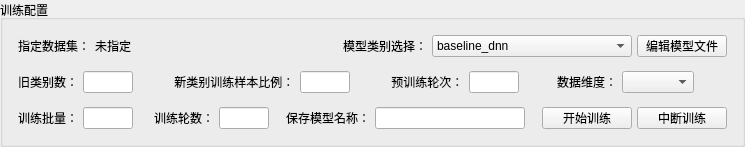
             <widget class="QGroupBox" name="groupBox_12">
              <property name="sizePolicy">
               <sizepolicy hsizetype="Preferred" vsizetype="Preferred">
                <horstretch>0</horstretch>
                <verstretch>0</verstretch>
               </sizepolicy>
              </property>
              <property name="maximumSize">
               <size>
                <width>16777215</width>
                <height>195</height>
               </size>
              </property>
              <property name="title">
               <string>训练配置</string>
              </property>
              <layout class="QVBoxLayout" name="verticalLayout_58">
               <property name="spacing">
                <number>0</number>
               </property>
               <property name="sizeConstraint">
                <enum>QLayout::SetDefaultConstraint</enum>
               </property>
               <property name="leftMargin">
                <number>10</number>
               </property>
               <property name="topMargin">
                <number>10</number>
               </property>
               <property name="rightMargin">
                <number>10</number>
               </property>
               <property name="bottomMargin">
                <number>10</number>
               </property>
               <item>
                <layout class="QHBoxLayout" name="horizontalLayout_79">
                 <property name="spacing">
                  <number>5</number>
                 </property>
                 <property name="leftMargin">
                  <number>5</number>
                 </property>
                 <property name="topMargin">
                  <number>5</number>
                 </property>
                 <property name="rightMargin">
                  <number>5</number>
                 </property>
                 <property name="bottomMargin">
                  <number>5</number>
                 </property>
                 <item>
                  <widget class="QLabel" name="label_10">
                   <property name="sizePolicy">
                    <sizepolicy hsizetype="Fixed" vsizetype="Fixed">
                     <horstretch>0</horstretch>
                     <verstretch>0</verstretch>
                    </sizepolicy>
                   </property>
                   <property name="minimumSize">
                    <size>
                     <width>0</width>
                     <height>22</height>
                    </size>
                   </property>
                   <property name="maximumSize">
                    <size>
                     <width>16777215</width>
                     <height>22</height>
                    </size>
                   </property>
                   <property name="text">
                    <string>指定数据集：</string>
                   </property>
                   <property name="alignment">
                    <set>Qt::AlignRight|Qt::AlignTrailing|Qt::AlignVCenter</set>
                   </property>
                  </widget>
                 </item>
                 <item>
                  <widget class="QLabel" name="choosedDataText">
                   <property name="sizePolicy">
                    <sizepolicy hsizetype="Preferred" vsizetype="Fixed">
                     <horstretch>0</horstretch>
                     <verstretch>0</verstretch>
                    </sizepolicy>
                   </property>
                   <property name="text">
                    <string>未指定 </string>
                   </property>
                  </widget>
                 </item>
                 <item>
                  <widget class="QLabel" name="label_8">
                   <property name="enabled">
                    <bool>true</bool>
                   </property>
                   <property name="sizePolicy">
                    <sizepolicy hsizetype="Fixed" vsizetype="Fixed">
                     <horstretch>0</horstretch>
                     <verstretch>0</verstretch>
                    </sizepolicy>
                   </property>
                   <property name="text">
                    <string>模型类别选择：</string>
                   </property>
                   <property name="alignment">
                    <set>Qt::AlignRight|Qt::AlignTrailing|Qt::AlignVCenter</set>
                   </property>
                  </widget>
                 </item>
                 <item>
                  <widget class="QComboBox" name="modelTypeBox">
                   <property name="sizePolicy">
                    <sizepolicy hsizetype="Fixed" vsizetype="Fixed">
                     <horstretch>0</horstretch>
                     <verstretch>0</verstretch>
                    </sizepolicy>
                   </property>
                   <property name="minimumSize">
                    <size>
                     <width>150</width>
                     <height>22</height>
                    </size>
                   </property>
                   <property name="maximumSize">
                    <size>
                     <width>200</width>
                     <height>22</height>
                    </size>
                   </property>
                   <property name="maxVisibleItems">
                    <number>15</number>
                   </property>
                   <item>
                    <property name="text">
                     <string>baseline_dnn</string>
                    </property>
                   </item>
                   <item>
                    <property name="text">
                     <string>baseline_cnn</string>
                    </property>
                   </item>
                   <item>
                    <property name="text">
                     <string>hrrp_densenet121</string>
                    </property>
                   </item>
                   <item>
                    <property name="text">
                     <string>hrrp_resnet50v2</string>
                    </property>
                   </item>
                   <item>
                    <property name="text">
                     <string>hrrp_mobilenet</string>
                    </property>
                   </item>
                   <item>
                    <property name="text">
                     <string>hrrp_resnet101</string>
                    </property>
                   </item>
                   <item>
                    <property name="text">
                     <string>hrrp_efficientnetB0</string>
                    </property>
                   </item>
                   <item>
                    <property name="text">
                     <string>ABFC_fearelate</string>
                    </property>
                   </item>
                   <item>
                    <property name="text">
                     <string>ATEC_fearelate</string>
                    </property>
                   </item>
                   <item>
                    <property name="text">
                     <string>RCS_128_dense121_c6_keras</string>
                    </property>
                   </item>
                   <item>
                    <property name="text">
                     <string>INCREmodel</string>
                    </property>
                   </item>
                  </widget>
                 </item>
                 <item>
                  <widget class="QPushButton" name="editModelButton">
                   <property name="sizePolicy">
                    <sizepolicy hsizetype="Fixed" vsizetype="Fixed">
                     <horstretch>0</horstretch>
                     <verstretch>0</verstretch>
                    </sizepolicy>
                   </property>
                   <property name="minimumSize">
                    <size>
                     <width>90</width>
                     <height>22</height>
                    </size>
                   </property>
                   <property name="maximumSize">
                    <size>
                     <width>90</width>
                     <height>22</height>
                    </size>
                   </property>
                   <property name="text">
                    <string>编辑模型文件</string>
                   </property>
                  </widget>
                 </item>
                </layout>
               </item>
               <item>
                <widget class="QWidget" name="fewShotWidget" native="true">
                 <property name="enabled">
                  <bool>true</bool>
                 </property>
                 <property name="minimumSize">
                  <size>
                   <width>0</width>
                   <height>40</height>
                  </size>
                 </property>
                 <layout class="QHBoxLayout" name="horizontalLayout_74">
                  <property name="spacing">
                   <number>5</number>
                  </property>
                  <property name="leftMargin">
                   <number>5</number>
                  </property>
                  <property name="topMargin">
                   <number>5</number>
                  </property>
                  <property name="rightMargin">
                   <number>5</number>
                  </property>
                  <property name="bottomMargin">
                   <number>5</number>
                  </property>
                  <item>
                   <layout class="QHBoxLayout" name="horizontalLayout_75">
                    <item>
                     <widget class="QLabel" name="label_7">
                      <property name="sizePolicy">
                       <sizepolicy hsizetype="Fixed" vsizetype="Fixed">
                        <horstretch>0</horstretch>
                        <verstretch>0</verstretch>
                       </sizepolicy>
                      </property>
                      <property name="text">
                       <string>旧类别数：</string>
                      </property>
                     </widget>
                    </item>
                    <item>
                     <widget class="QLineEdit" name="oldClassNumEdit">
                      <property name="sizePolicy">
                       <sizepolicy hsizetype="Fixed" vsizetype="Fixed">
                        <horstretch>0</horstretch>
                        <verstretch>0</verstretch>
                       </sizepolicy>
                      </property>
                      <property name="minimumSize">
                       <size>
                        <width>50</width>
                        <height>22</height>
                       </size>
                      </property>
                      <property name="maximumSize">
                       <size>
                        <width>50</width>
                        <height>22</height>
                       </size>
                      </property>
                     </widget>
                    </item>
                    <item>
                     <widget class="QLabel" name="label_93">
                      <property name="text">
                       <string/>
                      </property>
                     </widget>
                    </item>
                    <item>
                     <widget class="QLabel" name="label_15">
                      <property name="sizePolicy">
                       <sizepolicy hsizetype="Fixed" vsizetype="Fixed">
                        <horstretch>0</horstretch>
                        <verstretch>0</verstretch>
                       </sizepolicy>
                      </property>
                      <property name="text">
                       <string> 新类别训练样本比例：</string>
                      </property>
                     </widget>
                    </item>
                    <item>
                     <widget class="QLineEdit" name="dataNumPercentEdit">
                      <property name="sizePolicy">
                       <sizepolicy hsizetype="Fixed" vsizetype="Fixed">
                        <horstretch>0</horstretch>
                        <verstretch>0</verstretch>
                       </sizepolicy>
                      </property>
                      <property name="minimumSize">
                       <size>
                        <width>50</width>
                        <height>22</height>
                       </size>
                      </property>
                      <property name="maximumSize">
                       <size>
                        <width>50</width>
                        <height>22</height>
                       </size>
                      </property>
                     </widget>
                    </item>
                    <item>
                     <widget class="QLabel" name="label_83">
                      <property name="text">
                       <string/>
                      </property>
                     </widget>
                    </item>
                    <item>
                     <widget class="QLabel" name="label_79">
                      <property name="sizePolicy">
                       <sizepolicy hsizetype="Fixed" vsizetype="Fixed">
                        <horstretch>0</horstretch>
                        <verstretch>0</verstretch>
                       </sizepolicy>
                      </property>
                      <property name="text">
                       <string> 预训练轮次：</string>
                      </property>
                     </widget>
                    </item>
                    <item>
                     <widget class="QLineEdit" name="preTrainEpochEdit">
                      <property name="sizePolicy">
                       <sizepolicy hsizetype="Fixed" vsizetype="Fixed">
                        <horstretch>0</horstretch>
                        <verstretch>0</verstretch>
                       </sizepolicy>
                      </property>
                      <property name="minimumSize">
                       <size>
                        <width>50</width>
                        <height>22</height>
                       </size>
                      </property>
                      <property name="maximumSize">
                       <size>
                        <width>50</width>
                        <height>22</height>
                       </size>
                      </property>
                     </widget>
                    </item>
                    <item>
                     <widget class="QLabel" name="label_26">
                      <property name="text">
                       <string/>
                      </property>
                     </widget>
                    </item>
                    <item>
                     <widget class="QLabel" name="label_129">
                      <property name="text">
                       <string>数据维度：</string>
                      </property>
                     </widget>
                    </item>
                    <item>
                     <widget class="QComboBox" name="cil_data_dimension_box"/>
                    </item>
                    <item>
                     <widget class="QLabel" name="label_133">
                      <property name="text">
                       <string/>
                      </property>
                     </widget>
                    </item>
                   </layout>
                  </item>
                 </layout>
                </widget>
               </item>
               <item>
                <layout class="QHBoxLayout" name="horizontalLayout_72">
                 <property name="spacing">
                  <number>5</number>
                 </property>
                 <property name="sizeConstraint">
                  <enum>QLayout::SetDefaultConstraint</enum>
                 </property>
                 <property name="leftMargin">
                  <number>5</number>
                 </property>
                 <property name="topMargin">
                  <number>5</number>
                 </property>
                 <property name="rightMargin">
                  <number>5</number>
                 </property>
                 <property name="bottomMargin">
                  <number>5</number>
                 </property>
                 <item>
                  <widget class="QLabel" name="label_14">
                   <property name="sizePolicy">
                    <sizepolicy hsizetype="Fixed" vsizetype="Fixed">
                     <horstretch>0</horstretch>
                     <verstretch>0</verstretch>
                    </sizepolicy>
                   </property>
                   <property name="text">
                    <string>训练批量：</string>
                   </property>
                   <property name="alignment">
                    <set>Qt::AlignRight|Qt::AlignTrailing|Qt::AlignVCenter</set>
                   </property>
                  </widget>
                 </item>
                 <item>
                  <widget class="QLineEdit" name="trainBatchEdit">
                   <property name="sizePolicy">
                    <sizepolicy hsizetype="Fixed" vsizetype="Fixed">
                     <horstretch>0</horstretch>
                     <verstretch>0</verstretch>
                    </sizepolicy>
                   </property>
                   <property name="minimumSize">
                    <size>
                     <width>50</width>
                     <height>22</height>
                    </size>
                   </property>
                   <property name="maximumSize">
                    <size>
                     <width>50</width>
                     <height>22</height>
                    </size>
                   </property>
                  </widget>
                 </item>
                 <item>
                  <widget class="QLabel" name="label_94">
                   <property name="sizePolicy">
                    <sizepolicy hsizetype="Preferred" vsizetype="Fixed">
                     <horstretch>0</horstretch>
                     <verstretch>0</verstretch>
                    </sizepolicy>
                   </property>
                   <property name="text">
                    <string/>
                   </property>
                  </widget>
                 </item>
                 <item>
                  <widget class="QLabel" name="label_11">
                   <property name="sizePolicy">
                    <sizepolicy hsizetype="Fixed" vsizetype="Fixed">
                     <horstretch>0</horstretch>
                     <verstretch>0</verstretch>
                    </sizepolicy>
                   </property>
                   <property name="text">
                    <string> 训练轮数：</string>
                   </property>
                   <property name="alignment">
                    <set>Qt::AlignRight|Qt::AlignTrailing|Qt::AlignVCenter</set>
                   </property>
                  </widget>
                 </item>
                 <item>
                  <widget class="QLineEdit" name="trainEpochEdit">
                   <property name="sizePolicy">
                    <sizepolicy hsizetype="Fixed" vsizetype="Fixed">
                     <horstretch>0</horstretch>
                     <verstretch>0</verstretch>
                    </sizepolicy>
                   </property>
                   <property name="minimumSize">
                    <size>
                     <width>50</width>
                     <height>22</height>
                    </size>
                   </property>
                   <property name="maximumSize">
                    <size>
                     <width>50</width>
                     <height>22</height>
                    </size>
                   </property>
                  </widget>
                 </item>
                 <item>
                  <widget class="QLabel" name="label_99">
                   <property name="sizePolicy">
                    <sizepolicy hsizetype="Preferred" vsizetype="Fixed">
                     <horstretch>0</horstretch>
                     <verstretch>0</verstretch>
                    </sizepolicy>
                   </property>
                   <property name="text">
                    <string/>
                   </property>
                  </widget>
                 </item>
                 <item>
                  <widget class="QLabel" name="label_73">
                   <property name="sizePolicy">
                    <sizepolicy hsizetype="Fixed" vsizetype="Fixed">
                     <horstretch>0</horstretch>
                     <verstretch>0</verstretch>
                    </sizepolicy>
                   </property>
                   <property name="text">
                    <string>保存模型名称：</string>
                   </property>
                  </widget>
                 </item>
                 <item>
                  <widget class="QLineEdit" name="saveModelNameEdit">
                   <property name="sizePolicy">
                    <sizepolicy hsizetype="Fixed" vsizetype="Fixed">
                     <horstretch>0</horstretch>
                     <verstretch>0</verstretch>
                    </sizepolicy>
                   </property>
                   <property name="minimumSize">
                    <size>
                     <width>150</width>
                     <height>22</height>
                    </size>
                   </property>
                   <property name="maximumSize">
                    <size>
                     <width>150</width>
                     <height>22</height>
                    </size>
                   </property>
                  </widget>
                 </item>
                 <item>
                  <widget class="QLabel" name="label_100">
                   <property name="sizePolicy">
                    <sizepolicy hsizetype="Preferred" vsizetype="Fixed">
                     <horstretch>0</horstretch>
                     <verstretch>0</verstretch>
                    </sizepolicy>
                   </property>
                   <property name="text">
                    <string/>
                   </property>
                  </widget>
                 </item>
                 <item>
                  <widget class="QPushButton" name="startTrainButton">
                   <property name="sizePolicy">
                    <sizepolicy hsizetype="Fixed" vsizetype="Fixed">
                     <horstretch>0</horstretch>
                     <verstretch>0</verstretch>
                    </sizepolicy>
                   </property>
                   <property name="minimumSize">
                    <size>
                     <width>90</width>
                     <height>22</height>
                    </size>
                   </property>
                   <property name="maximumSize">
                    <size>
                     <width>90</width>
                     <height>22</height>
                    </size>
                   </property>
                   <property name="text">
                    <string>开始训练</string>
                   </property>
                  </widget>
                 </item>
                 <item>
                  <widget class="QPushButton" name="stopTrainButton">
                   <property name="sizePolicy">
                    <sizepolicy hsizetype="Fixed" vsizetype="Fixed">
                     <horstretch>0</horstretch>
                     <verstretch>0</verstretch>
                    </sizepolicy>
                   </property>
                   <property name="minimumSize">
                    <size>
                     <width>90</width>
                     <height>22</height>
                    </size>
                   </property>
                   <property name="maximumSize">
                    <size>
                     <width>90</width>
                     <height>22</height>
                    </size>
                   </property>
                   <property name="text">
                    <string>中断训练</string>
                   </property>
                  </widget>
                 </item>
                </layout>
               </item>
              </layout>
             </widget>
